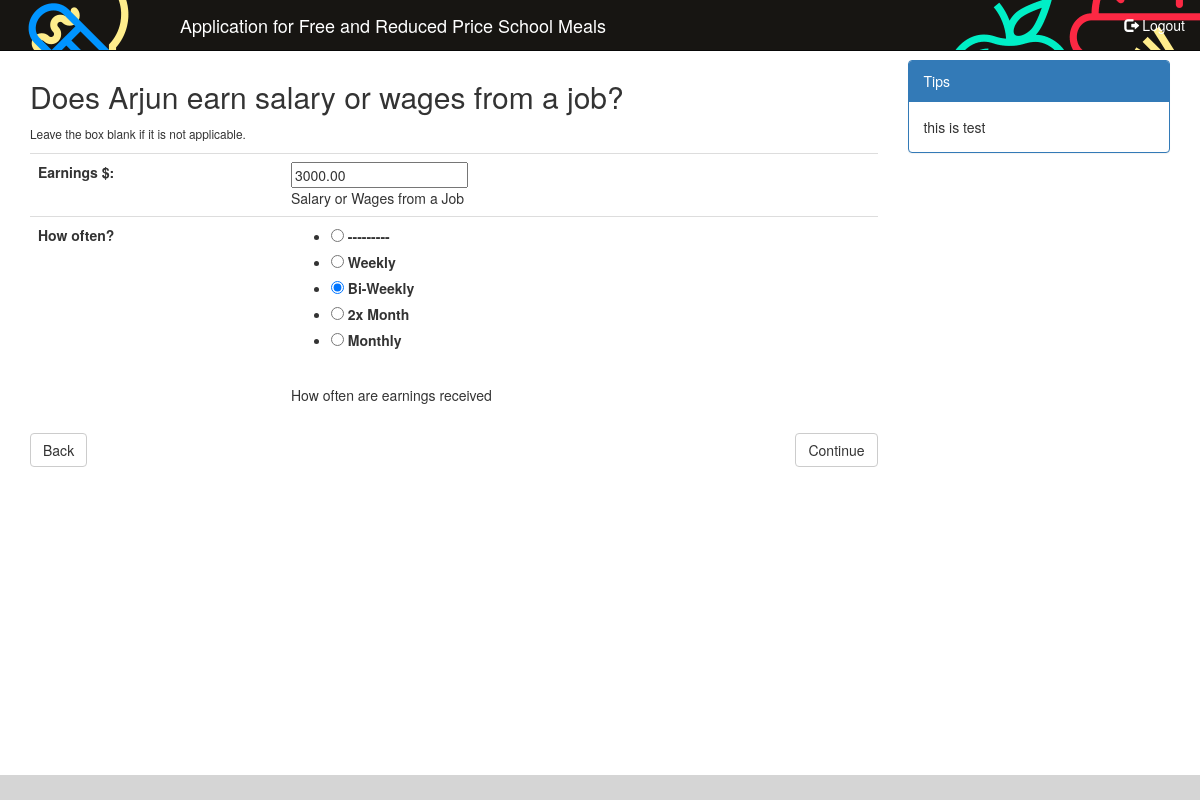
The app's page /eat/app/children/1/salary (signed in), older data.
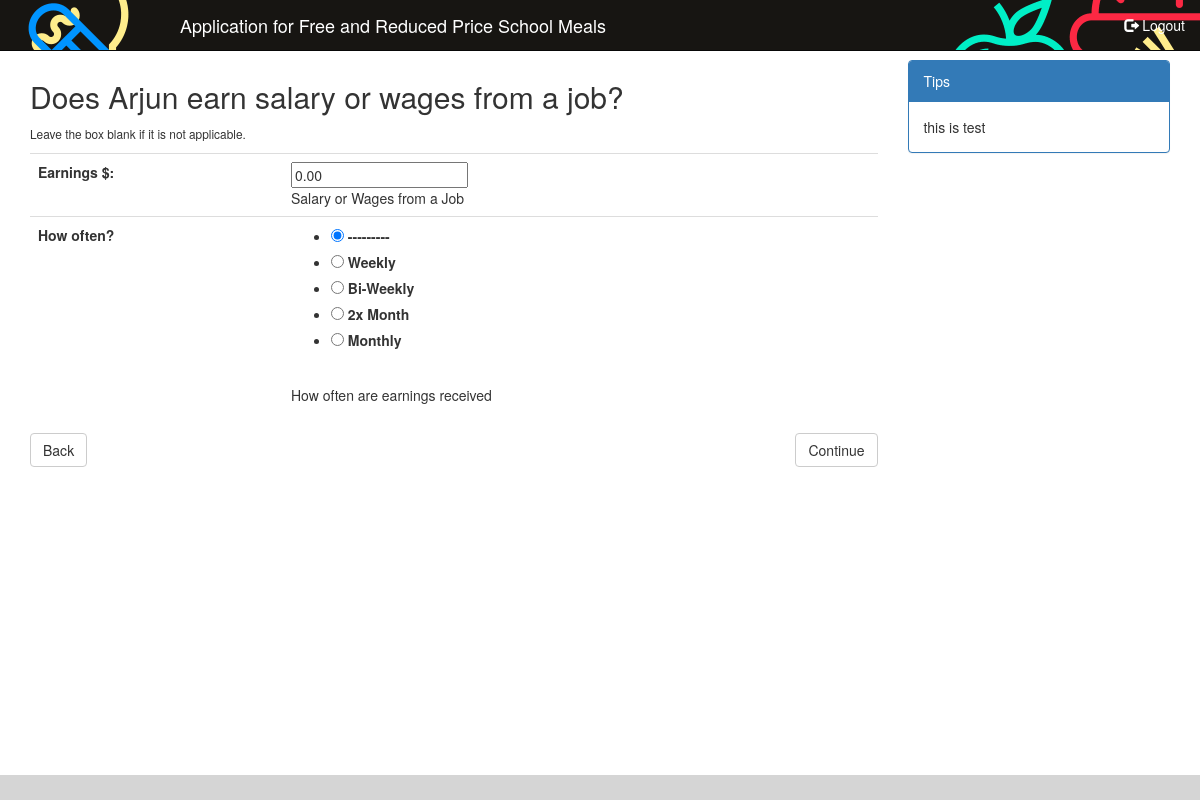
The same page, newer data.
### eat/models.py (models this page shows)
class Child(models.Model):
    children = models.Manager()
    application = models.ForeignKey(Application, on_delete=models.CASCADE)
    first_name = models.CharField(max_length=25,
                                  verbose_name='First Name')
    last_name = models.CharField(max_length=25,
                                 verbose_name='Last Name')
    middle_name = models.CharField(max_length=25,
                                   verbose_name='Middle Name',
                                   blank=True,
                                   null=True)
    is_student = models.BooleanField(verbose_name='Is Student')
    foster_child = models.BooleanField(verbose_name='Is Foster Child')
    hmr = models.BooleanField(verbose_name='Homeless, Migrant, Runaway')
    salary = models.DecimalField(verbose_name='Salary',
                                 decimal_places=2,
                                 max_digits=8,
                                 help_text='Salary or Wages from a Job',
                                 blank=True,
                                 null=True)
    salary_frequency = models.IntegerField(choices=PAY_FREQUENCIES,
                                           verbose_name='Frequency Of Salary',
                                           help_text='How often are earnings received',
                                           blank=True,
                                           null=True)
    ssi_disability = models.DecimalField(verbose_name='Social Security Income for Disability',
                                         decimal_places=2,
                                         max_digits=8,
                                         help_text='Social security income for childs blindness or disability',
                                         blank=True,
                                         null=True)
    ssi_disability_frequency = models.IntegerField(choices=PAY_FREQUENCIES,
                                                   verbose_name='Frequency Of Social Security Income for Disability',
                                                   help_text='How often are earnings received',
                                                   blank=True,
                                                   null=True)
    ssi_parent_disability = models.DecimalField(verbose_name='Social Security Income for Parents Disability',
                                                decimal_places=2,
                                                max_digits=8,
                                                help_text='Social security income received if parent is disabled/retired/deceased',
                                                blank=True,
                                                null=True)
    ssi_parent_disability_frequency = models.IntegerField(choices=PAY_FREQUENCIES,
                                                          verbose_name='Frequency Of Social Security Income for Parent Disabilty',
                                                          help_text='How often are earnings received',
                                                          blank=True,
                                                          null=True)
    spending_money_income = models.DecimalField(verbose_name='Spending Money Income',
                                                decimal_places=2,
                                                max_digits=8,
                                                help_text='Spending money received from a person outside the household',
                                                blank=True,
                                                null=True)
    spending_money_income_frequency = models.IntegerField(choices=PAY_FREQUENCIES,
                                                          verbose_name='Frequency Of Spending Money Income',
                                                          help_text='How often are earnings received',
                                                          blank=True,
                                                          null=True)
    other_friend_income = models.DecimalField(verbose_name='Other Regular Income From Friends',
                                              decimal_places=2,
                                              max_digits=8,
                                              blank=True,
                                              null=True)
    other_friend_income_frequency = models.IntegerField(choices=PAY_FREQUENCIES,
                                                        verbose_name='Frequency Of Other Regular Income From Friends',
                                                        help_text='How often are earnings received',
                                                        blank=True,
                                                        null=True)
    pension_income = models.DecimalField(verbose_name='Pension Income',
                                         decimal_places=2,
                                         max_digits=8,
                                         blank=True,
                                         null=True)
    pension_income_frequency = models.IntegerField(choices=PAY_FREQUENCIES,
                                                   verbose_name='Pension Income Frequency',
                                                   help_text='How often are earnings received',
                                                   blank=True,
                                                   null=True)
    annuity_income = models.DecimalField(verbose_name='Annuity Income',
                                         decimal_places=2,
                                         max_digits=8,
                                         blank=True,
                                         null=True)
    annuity_income_frequency = models.IntegerField(choices=PAY_FREQUENCIES,
                                                   verbose_name='Annuity Income Frequency',
                                                   help_text='How often are earnings received',
                                                   blank=True,
                                                   null=True)
    trust_income = models.DecimalField(verbose_name='Trust Income',
                                       decimal_places=2,
                                       max_digits=8,
                                       blank=True,
                                       null=True)
    trust_income_frequency = models.IntegerField(choices=PAY_FREQUENCIES,
                                                 verbose_name='Trust Income Frequency',
                                                 help_text='How often are earnings received',
                                                 blank=True,
                                                 null=True)
    other_income = models.DecimalField(verbose_name='Other Income',
                                       decimal_places=2,
                                       max_digits=8,
                                       help_text='Any other income',
                                       blank=True,
                                       null=True)
    other_income_frequency = models.IntegerField(choices=PAY_FREQUENCIES,
                                                 verbose_name='Other Income Frequency',
                                                 help_text='How often are earnings received',
                                                 blank=True,
                                                 null=True)

### eat/views.py (the view)
# urls.py: url(r'^app/children/(?P<child_id>[0-9]+)/salary', views.child_earnings, name='child_salary'),
@login_required
def child_earnings(request, child_id):
    args = dict()
    direct = False
    page_name = resolve(request.path_info).url_name
    page = child_earnings_workflow[page_name]
    if request.META.get('HTTP_REFERER'):
        if parse.urlparse(request.META.get('HTTP_REFERER')).path == reverse('children'):
            direct = True
    child = Child.children.get(pk=child_id)
    if request.method == 'POST':
        form = EarningsForms.get_form(page_name, child, request.POST)
        is_direct = request.POST.get('is_direct')
        if form.is_valid():
            form.save()
            if is_direct == 'True':
                return redirect('children')
            else:
                next_page = page['next_page']
                if next_page['has_child_id']:
                    return redirect(next_page['name'], child_id=child.id)
                else:
                    return redirect(next_page['name'])
    else:
        form = EarningsForms.get_form(page_name=page_name, instance=child)
    args['form'] = form
    args['direct'] = direct
    args['child_id'] = child.id
    args['previous_page'] = page['previous_page']
    args['heading'] = page['headline'].format(child.first_name)
    args['tip'] = page['help_tip']
    AppUtil.set_last_page(child.application, request.get_full_path())
    return render(request, page['template'], args)

### eat/forms.py (shortened to what this page needs)
class ChildSalaryForm(ModelForm):
    class Meta:
        model = Child
        fields = ['salary', 'salary_frequency']
        widgets = {
            'salary_frequency': forms.RadioSelect
        }
        labels = {
            'salary': "Earnings $",
            'salary_frequency': "How often?"
        }

### eat/util.py (called while the page is built, shortened)
    @classmethod
    def set_last_page(cls, app, path):
        app.last_page = path
        app.save()

    @classmethod
    def get_form(cls, page_name, instance, data=None):
        if page_name == "child_salary":
            return ChildSalaryForm(data=data, instance=instance)

### eat/templates/eat/user/application/child/earnings.html (shortened to what this page needs)
{% extends "eat/user/application/base.html" %}
{% load staticfiles %}
{% block application_content_main %}
    <div>
        <p class="well-large">
            <h2>{{ heading }}</h2>
            <small>Leave the box blank if it is not applicable.</small>
        </p>
        <form class="form-horizontal" method="post">
            <table class="table">
            {{ form }}
            </table>
            <div>
                {% if not direct %}
                    {% if previous_page.has_child_id %}
                        <a class="btn btn-default" role="button" href="{% url previous_page.name child_id=child_id %}">Back</a>
                    {% else %}
                        <a class="btn btn-default" role="button" href="{% url previous_page.name %}">Back</a>
                    {% endif %}
                {% else %}
                    <a class="btn btn-default" role="button" href="{% url "children" %}">Back</a>
                {% endif %}
                <button type="submit" class="btn btn-default pull-right">
                    {% if direct %}Save{% else %}Continue{% endif %}
                </button>
            </div>
        </form>
    </div>
{% endblock %}
{% block application_content_right %}
    {% if tip %}
        <div class="panel panel-primary">
            <div class="panel-heading">
                Tips
            </div>
            <div class="panel-body">
                {{ tip }}
            </div>
        </div>
    {% endif %}
{% endblock %}

Row changes from the older to the newer data that the page shows:
changed Child: salary "3000.00" → "0.00"; salary_frequency "☐ How often? ☐ Weekly ☑ Bi-Weekly ☐ 2x Month ☐ Monthly" → "☑ How often? ☐ Weekly ☐ Bi-Weekly ☐ 2x Month ☐ Monthly"
